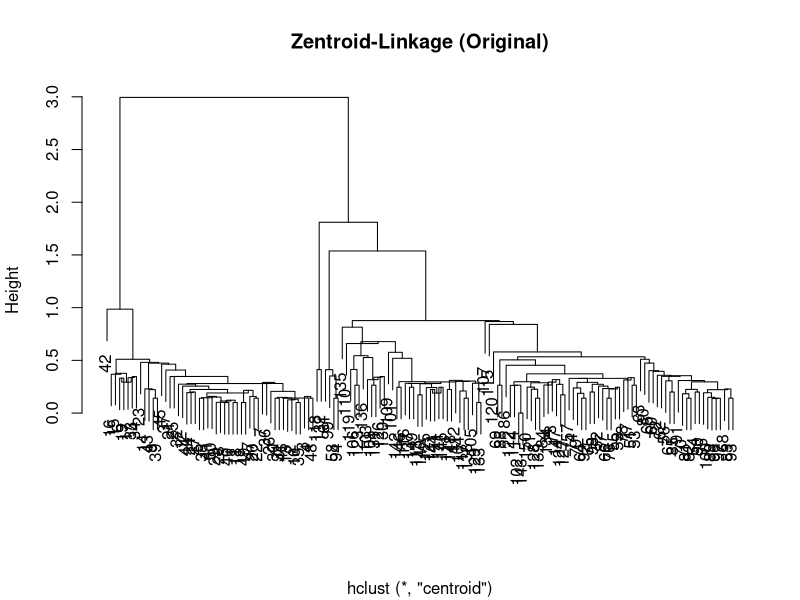
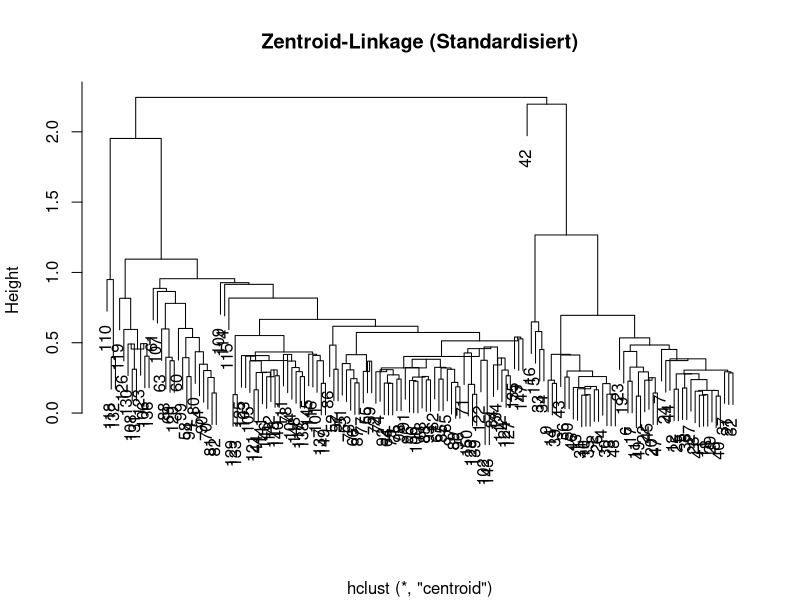
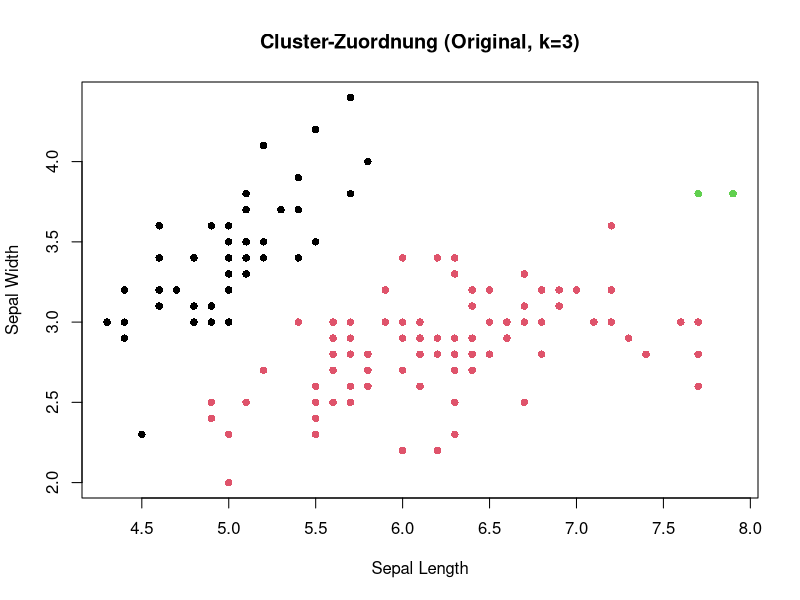
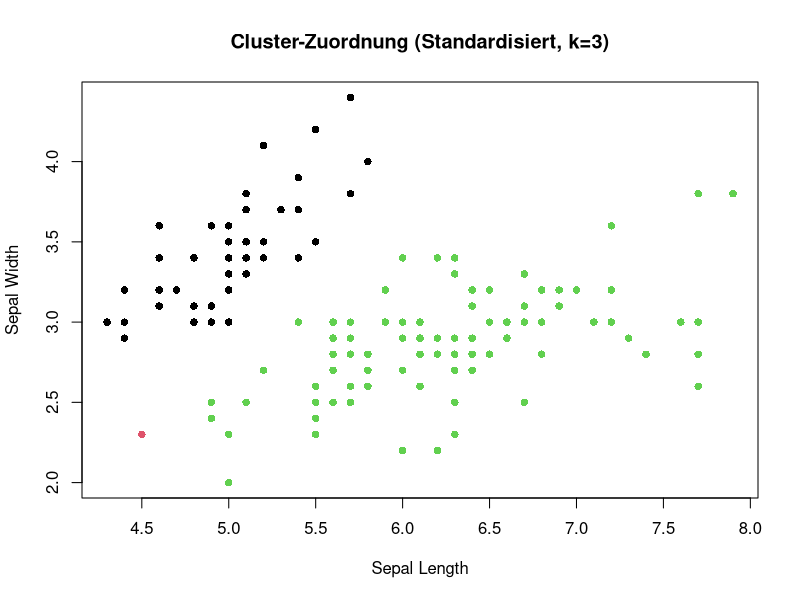

Write R code to recreate these figures, in order.
#----------------------------------------------------------
# Reset R's brain
#----------------------------------------------------------
rm(list = ls())

#----------------------------------------------------------
# Reset graphic device
# As long as there is any dev open (exept "null device")
# close the active one!
# Caution: closes all open plots!!!!
#----------------------------------------------------------
while (!is.null(dev.list())) {
  dev.off()
}

#----------------------------------------------------------
# Tell R where to find our data
#----------------------------------------------------------
getwd()
# setwd("C:/...") # Bei Bedarf anpassen
getwd()

str(iris3)
iris_df_setosa <- data.frame(iris3[, , 1], Species = "Setosa")
iris_df_versicolor <- data.frame(iris3[, , 2], Species = "Versicolor")
iris_df_virginica <- data.frame(iris3[, , 3], Species = "Virginica")

iris_df <- rbind(iris_df_setosa, iris_df_versicolor, iris_df_virginica)
iris_df_nur_Merkmale <- iris_df[, 1:4]
iris_df_nur_Species <- data.frame(iris_df[, 5])

# Standardisierung der Daten
iris_scaled <- scale(iris_df_nur_Merkmale)

# Distanzmatrizen berechnen
dist_original <- dist(iris_df_nur_Merkmale, method = "euclidean")
dist_scaled <- dist(iris_scaled, method = "euclidean")

# Zentroid-Linkage Clustering für originale Daten
hclust_original <- hclust(dist_original, method = "centroid")

# Zentroid-Linkage Clustering für standardisierte Daten
hclust_scaled <- hclust(dist_scaled, method = "centroid")

# Visualisierung der Dendrogramme
plot(hclust_original, main = "Zentroid-Linkage (Original)", xlab = "")
plot(hclust_scaled, main = "Zentroid-Linkage (Standardisiert)", xlab = "")

# Cluster-Zuordnungen für 2-5 Cluster berechnen
# Für originale Daten
clusters_original <- list(
  k2 = cutree(hclust_original, k = 2),
  k3 = cutree(hclust_original, k = 3),
  k4 = cutree(hclust_original, k = 4),
  k5 = cutree(hclust_original, k = 5)
)

# Für standardisierte Daten
clusters_scaled <- list(
  k2 = cutree(hclust_scaled, k = 2),
  k3 = cutree(hclust_scaled, k = 3),
  k4 = cutree(hclust_scaled, k = 4),
  k5 = cutree(hclust_scaled, k = 5)
)

# Cluster-Zuordnungen mit den ursprünglichen Daten kombinieren
# Beispiel für k=3 Cluster mit originalen Daten
ergebnisse_original <- data.frame(
  Species = iris_df$Species,
  Cluster = clusters_original$k3
)

# Kreuztabelle erstellen um zu sehen, wie die Arten auf Cluster verteilt sind
print("Verteilung der Arten auf Cluster (Original):")
table(ergebnisse_original$Species, ergebnisse_original$Cluster)

# Visualisierung der Cluster-Zuordnung (für 2 Merkmale)
plot(iris_df_nur_Merkmale$Sepal.L, iris_df_nur_Merkmale$Sepal.W,
  col = clusters_original$k3, # Farben entsprechend der Cluster
  pch = 16,
  main = "Cluster-Zuordnung (Original, k=3)",
  xlab = "Sepal Length", ylab = "Sepal Width"
)

# Für standardisierte Daten
ergebnisse_scaled <- data.frame(
  Species = iris_df$Species,
  Cluster = clusters_scaled$k3
)

# Kreuztabelle erstellen um zu sehen, wie die Arten auf Cluster verteilt sind
print("Verteilung der Arten auf Cluster (Standardisiert):")
table(ergebnisse_scaled$Species, ergebnisse_scaled$Cluster)

# Visualisierung der Cluster-Zuordnung (für 2 Merkmale)
plot(iris_df_nur_Merkmale$Sepal.L, iris_df_nur_Merkmale$Sepal.W,
  col = clusters_scaled$k3, # Farben entsprechend der Cluster
  pch = 16,
  main = "Cluster-Zuordnung (Standardisiert, k=3)",
  xlab = "Sepal Length", ylab = "Sepal Width"
)
